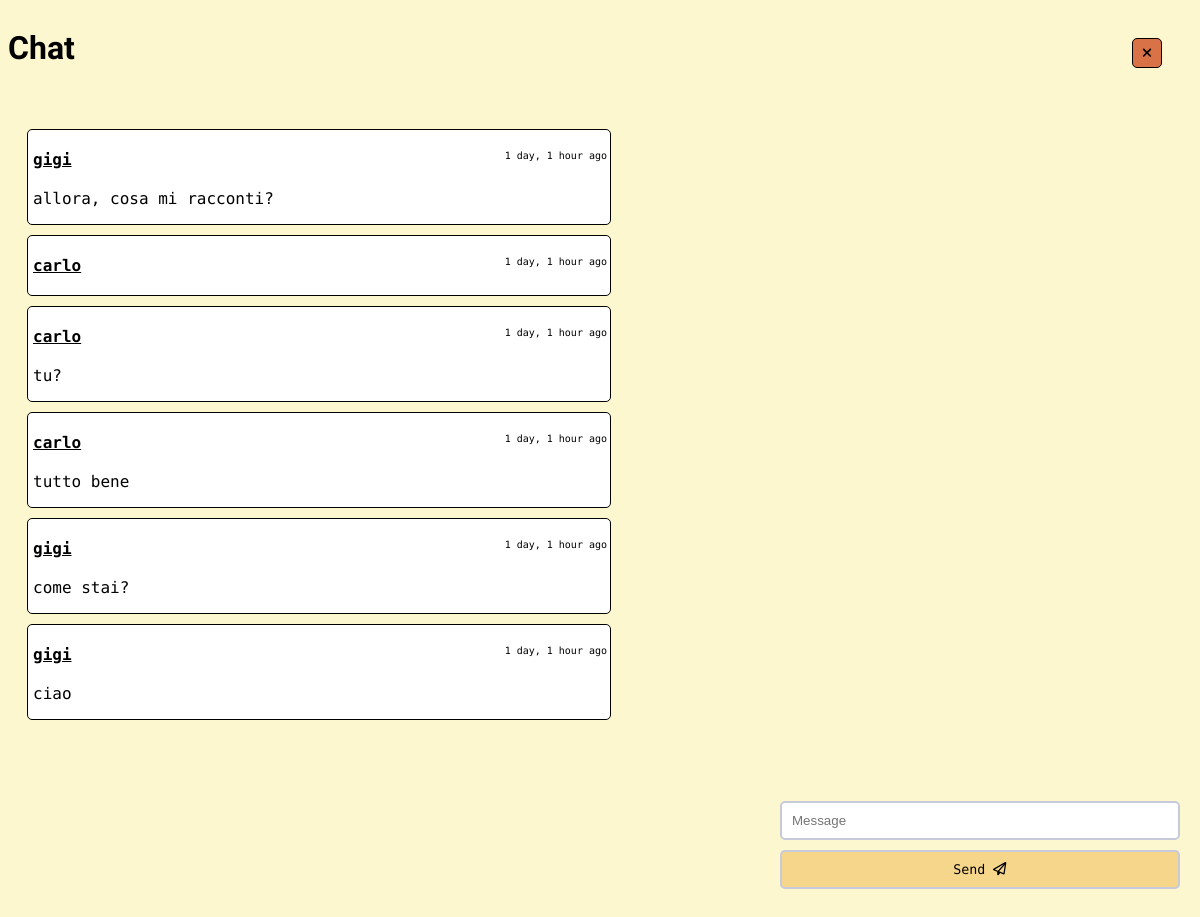
The page /text/feed/ on the database as committed earlier.
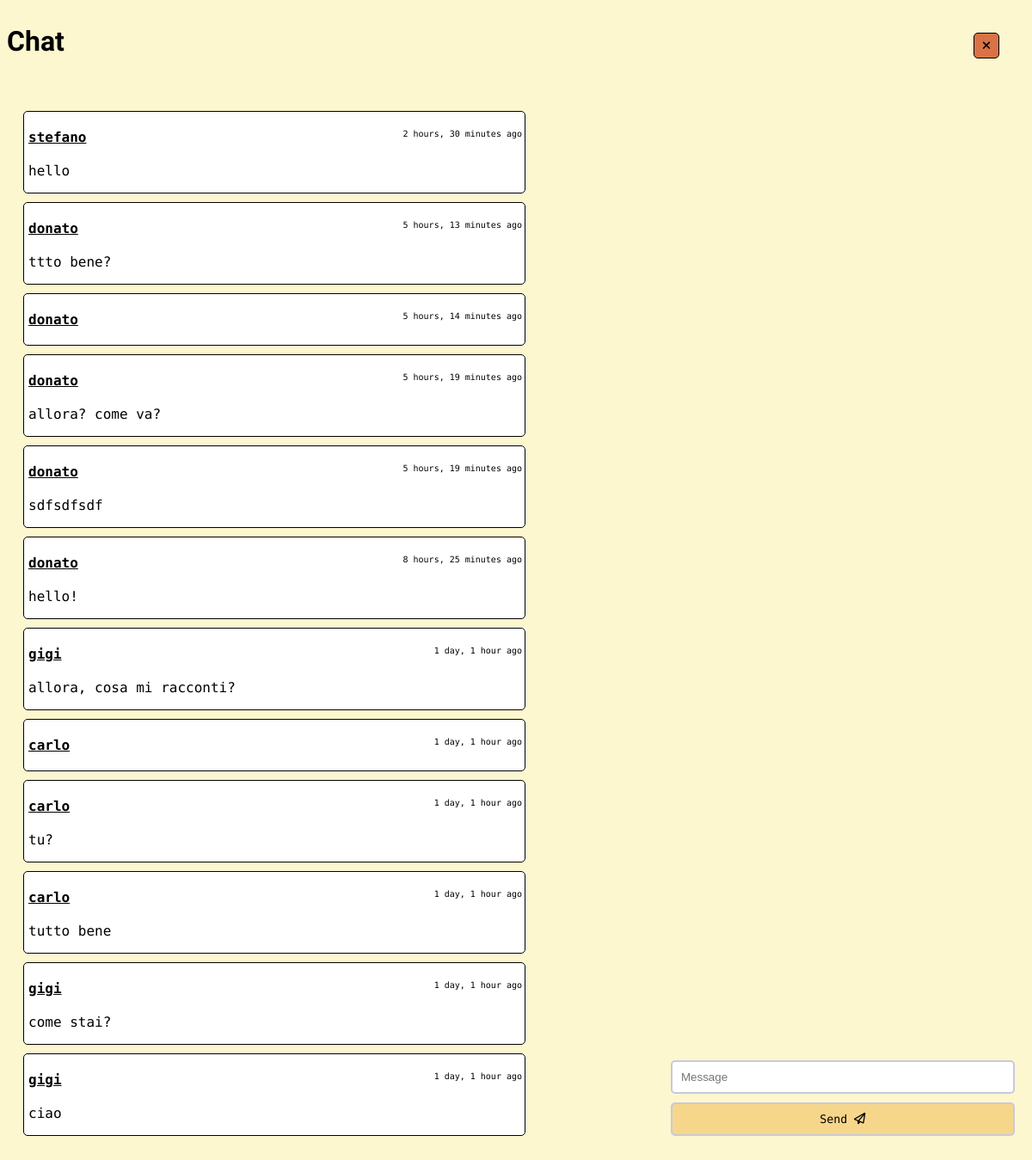
The same page on the database as committed later.
### text/models.py (models this page shows, shortened)
class Message(models.Model):
    name = models.CharField(max_length=200, null=True)
    body = models.CharField(max_length=200)
    timestamp = models.DateTimeField(auto_now_add=True)

### text/views.py (the view)
# urls.py: path("feed/", views.feed, name="feed"),
def feed(request):
    messages = Message.objects.all().order_by("-timestamp")
    context = {
        "messages" : messages
    }
    return render(request, "text/feed.html", context)

### text/templates/text/feed.html (shortened to what this page needs)
{% extends "base/layout.html" %}
{% load static %}
{% block content %}
<div id="header">
    <h1 id="feed-title">Chat</h1>
    <div id="btn-wrapper">
    <button id="leftChatBtn"><i class="fa-solid fa-xmark"></i></button>
    </div>
</div>
<div id="content">
        <div id="feed-wrapper">
            {% for message in messages %}
                <div class="message-wrapper" id="message-{{ message.id }}">
                        <p class="message-header">
                            <b>{{ message.name }}</b>
                            <span id="timestamp">{{ message.timestamp|timesince }} ago</span>
                        </p>
                    <p id="message-body">{{ message.body }}</p>
                </div>
            {% endfor %}
        </div>
            <form action="" id="form">
                <input type="text" name="body" placeholder="Message">
                <button type="submit">Send <i class="fa-regular fa-paper-plane"></i></button>
            </form>
</div>
{% endblock content %}

### base/templates/base/layout.html (shortened to what this page needs)
<!DOCTYPE html>
{% load static %}
<html lang="en">
    <head>
        <link type="text/css" rel="stylesheet" href="{% static 'base/layout.css' %}">
        <link type="text/css" rel="stylesheet" href="{% static 'text/text.css' %}">
        <link type="text/css" rel="stylesheet" href="{% static 'video/video.css' %}">
        <link href="{% static 'fontawesomefree/css/fontawesome.css' %}" rel="stylesheet" type="text/css">
        <link href="{% static 'fontawesomefree/css/brands.css' %}" rel="stylesheet" type="text/css">
        <link href="{% static 'fontawesomefree/css/solid.css' %}" rel="stylesheet" type="text/css">
    </head>
    <body>
        {% block content %}{% endblock content %}
    </body>
</html>

### base/static/base/layout.css (style rules this page uses)
:root { --shadow: 0 1px 6px rgba(32,33,36,.28); }
body { background-color: #FDF7D0; font-family: 'Roboto Mono', monospace; }
p { font-family: 'Roboto Mono', monospace; }

### text/static/text/text.css (style rules this page uses)
:root { --shadow: 0 1px 6px rgba(32,33,36,.28); }
html, body { height: 100%; position: relative; }
#feed-title { font-family: 'Dancing Script', cursive; }
#header { display: flex; justify-content: space-between; }
#btn-wrapper { display: flex; align-items: flex-start; justify-content: end; margin-right: 30px; margin-top: 30px; }
#feed-wrapper { max-width: 600px; height: 100%; margin-top: 30px; display: flex; flex-direction: column; align-items: center; }
.message-header { display: flex; justify-content: space-between; }
.message-header > b { text-decoration: underline; }
#timestamp { font-size: 10px; margin-right: 3px; }
.message-wrapper { background-color: white; border: 1px solid; width: 100%; border-radius: 5px; margin-top: 10px; }
.message-wrapper > p { margin-left: 5px; margin-top: 20px; }
#message-body { font-family: 'Roboto Mono', monospace; }
#content { height: 100vh; position: relative; margin-left: 20px; display: grid; grid-template-columns: 50% 50%; }
#form { display: flex; flex-direction: column; width: 80%; max-width: 400px; margin-left: auto; margin-right: auto; position: fixed; bottom: 30px; right: 20px; }
#form > input { width: 100%; border: 2px solid rgba(198, 202, 219, 1); border-radius: 5px; padding: 10px; box-sizing: border-box; }
#form > button { width: 100%; padding: 10px; box-sizing: border-box; border: 2px solid rgba(198, 202, 219, 1); border-radius: 5px; background-color: rgba(240, 188, 84, 0.562); margin-top: 10px; font-family: 'Roboto Mono', monospace; }
#leftChatBtn { background-color: rgba(217, 114, 70); border-radius: 5px; border: 1px solid black; width: 30px; height: 30px; }

### video/static/video/video.css (style rules this page uses)
:root { --shadow: 0 1px 6px rgba(32,33,36,.28); }

Rows that differ between the two databases and show on the page:
added Message: name "stefano", timestamp "2 hours, 30 minutes", body "hello"
added Message: name "donato", timestamp "5 hours, 13 minutes", body "ttto bene?"
added Message: name "donato", timestamp "5 hours, 14 minutes"
added Message: name "donato", timestamp "5 hours, 19 minutes", body "allora? come va?"
added Message: name "donato", timestamp "5 hours, 19 minutes", body "sdfsdfsdf"
added Message: name "donato", timestamp "8 hours, 25 minutes", body "hello!"
